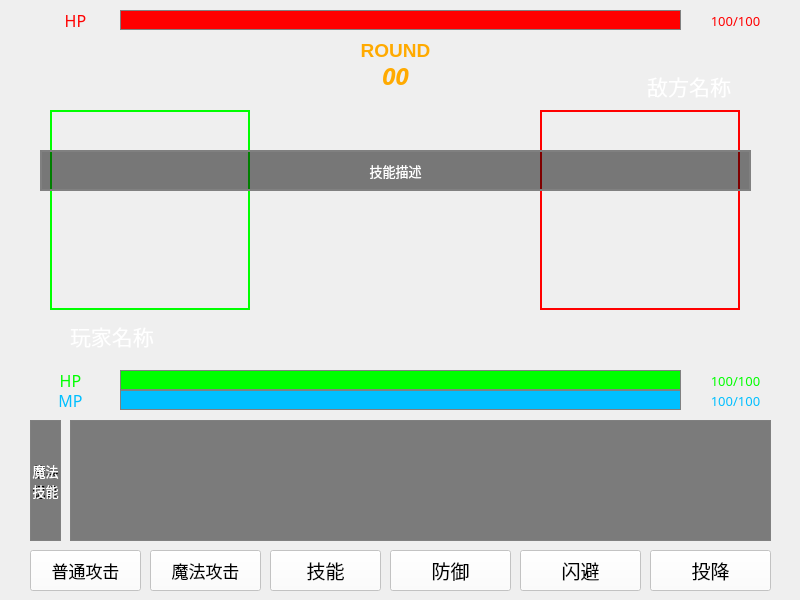
<?xml version="1.0" encoding="UTF-8"?>
<ui version="4.0">
 <class>Fightscene</class>
 <widget class="QWidget" name="Fightscene">
  <property name="geometry">
   <rect>
    <x>0</x>
    <y>0</y>
    <width>800</width>
    <height>600</height>
   </rect>
  </property>
  <property name="minimumSize">
   <size>
    <width>800</width>
    <height>600</height>
   </size>
  </property>
  <property name="maximumSize">
   <size>
    <width>800</width>
    <height>600</height>
   </size>
  </property>
  <property name="windowTitle">
   <string>Widget</string>
  </property>
  <widget class="QPushButton" name="attackButton">
   <property name="geometry">
    <rect>
     <x>30</x>
     <y>550</y>
     <width>111</width>
     <height>41</height>
    </rect>
   </property>
   <property name="font">
    <font>
     <family>微软雅黑</family>
     <pointsize>13</pointsize>
     <weight>50</weight>
     <bold>false</bold>
    </font>
   </property>
   <property name="autoFillBackground">
    <bool>false</bool>
   </property>
   <property name="styleSheet">
    <string notr="true">QPushButton{background-color:rgba(255,255,255,0.8);}
QPushButton:hover{color: red;}</string>
   </property>
   <property name="text">
    <string>普通攻击</string>
   </property>
   <property name="autoDefault">
    <bool>false</bool>
   </property>
   <property name="default">
    <bool>false</bool>
   </property>
   <property name="flat">
    <bool>false</bool>
   </property>
  </widget>
  <widget class="QPushButton" name="magicAttackButton">
   <property name="geometry">
    <rect>
     <x>150</x>
     <y>550</y>
     <width>111</width>
     <height>41</height>
    </rect>
   </property>
   <property name="font">
    <font>
     <family>微软雅黑</family>
     <pointsize>13</pointsize>
     <weight>50</weight>
     <bold>false</bold>
    </font>
   </property>
   <property name="autoFillBackground">
    <bool>false</bool>
   </property>
   <property name="styleSheet">
    <string notr="true">QPushButton{background-color:rgba(255,255,255,0.8);}
QPushButton:hover{color: royalblue;}</string>
   </property>
   <property name="text">
    <string>魔法攻击</string>
   </property>
   <property name="flat">
    <bool>false</bool>
   </property>
  </widget>
  <widget class="QPushButton" name="surrenderButton">
   <property name="geometry">
    <rect>
     <x>650</x>
     <y>550</y>
     <width>121</width>
     <height>41</height>
    </rect>
   </property>
   <property name="font">
    <font>
     <family>微软雅黑</family>
     <pointsize>14</pointsize>
     <weight>50</weight>
     <bold>false</bold>
    </font>
   </property>
   <property name="autoFillBackground">
    <bool>false</bool>
   </property>
   <property name="styleSheet">
    <string notr="true">QPushButton{background-color:rgba(255,255,255,0.8);}
QPushButton:hover{color: white;}</string>
   </property>
   <property name="text">
    <string>投降</string>
   </property>
  </widget>
  <widget class="QProgressBar" name="rivalHealthBar">
   <property name="geometry">
    <rect>
     <x>120</x>
     <y>10</y>
     <width>561</width>
     <height>20</height>
    </rect>
   </property>
   <property name="styleSheet">
    <string notr="true">QProgressBar{background:rgba(255, 255, 255, 128); border:1px solid; border-color:grey} QProgressBar::chunk{background:red}</string>
   </property>
   <property name="value">
    <number>100</number>
   </property>
   <property name="textVisible">
    <bool>false</bool>
   </property>
  </widget>
  <widget class="QProgressBar" name="playerHealthBar">
   <property name="geometry">
    <rect>
     <x>120</x>
     <y>370</y>
     <width>561</width>
     <height>20</height>
    </rect>
   </property>
   <property name="styleSheet">
    <string notr="true">QProgressBar{background:rgba(255, 255, 255, 128); border:1px solid; border-color:grey} QProgressBar::chunk{background: lime;}
</string>
   </property>
   <property name="value">
    <number>100</number>
   </property>
   <property name="textVisible">
    <bool>false</bool>
   </property>
  </widget>
  <widget class="QLabel" name="label_2">
   <property name="geometry">
    <rect>
     <x>30</x>
     <y>370</y>
     <width>81</width>
     <height>21</height>
    </rect>
   </property>
   <property name="font">
    <font>
     <family>Impact</family>
     <pointsize>12</pointsize>
    </font>
   </property>
   <property name="styleSheet">
    <string notr="true">color: lime</string>
   </property>
   <property name="text">
    <string>HP</string>
   </property>
   <property name="alignment">
    <set>Qt::AlignCenter</set>
   </property>
   <property name="wordWrap">
    <bool>true</bool>
   </property>
  </widget>
  <widget class="QLabel" name="label_1">
   <property name="geometry">
    <rect>
     <x>30</x>
     <y>10</y>
     <width>91</width>
     <height>21</height>
    </rect>
   </property>
   <property name="font">
    <font>
     <family>Impact</family>
     <pointsize>12</pointsize>
    </font>
   </property>
   <property name="styleSheet">
    <string notr="true">color: red</string>
   </property>
   <property name="text">
    <string>HP</string>
   </property>
   <property name="alignment">
    <set>Qt::AlignCenter</set>
   </property>
  </widget>
  <widget class="QLabel" name="playerPic">
   <property name="geometry">
    <rect>
     <x>50</x>
     <y>110</y>
     <width>200</width>
     <height>200</height>
    </rect>
   </property>
   <property name="styleSheet">
    <string notr="true">border-style: solid;
border-color: lime;
border-width: 2px;</string>
   </property>
   <property name="text">
    <string/>
   </property>
  </widget>
  <widget class="QLabel" name="rivalPic">
   <property name="geometry">
    <rect>
     <x>540</x>
     <y>110</y>
     <width>200</width>
     <height>200</height>
    </rect>
   </property>
   <property name="styleSheet">
    <string notr="true">border-style: solid;
border-color: red;
border-width: 2px;</string>
   </property>
   <property name="text">
    <string/>
   </property>
  </widget>
  <widget class="QLabel" name="playerName">
   <property name="geometry">
    <rect>
     <x>70</x>
     <y>320</y>
     <width>231</width>
     <height>31</height>
    </rect>
   </property>
   <property name="font">
    <font>
     <family>楷体</family>
     <pointsize>16</pointsize>
     <weight>50</weight>
     <bold>false</bold>
    </font>
   </property>
   <property name="styleSheet">
    <string notr="true">color: rgb(255, 255, 255);</string>
   </property>
   <property name="text">
    <string>玩家名称</string>
   </property>
  </widget>
  <widget class="QLabel" name="rivalName">
   <property name="geometry">
    <rect>
     <x>500</x>
     <y>70</y>
     <width>231</width>
     <height>31</height>
    </rect>
   </property>
   <property name="font">
    <font>
     <family>楷体</family>
     <pointsize>16</pointsize>
     <weight>50</weight>
     <bold>false</bold>
    </font>
   </property>
   <property name="styleSheet">
    <string notr="true">color: rgb(255, 255, 255);</string>
   </property>
   <property name="text">
    <string>敌方名称</string>
   </property>
   <property name="alignment">
    <set>Qt::AlignRight|Qt::AlignTrailing|Qt::AlignVCenter</set>
   </property>
  </widget>
  <widget class="QLabel" name="rivalHP">
   <property name="geometry">
    <rect>
     <x>690</x>
     <y>10</y>
     <width>91</width>
     <height>21</height>
    </rect>
   </property>
   <property name="font">
    <font>
     <family>Impact</family>
     <pointsize>10</pointsize>
    </font>
   </property>
   <property name="styleSheet">
    <string notr="true">color: red</string>
   </property>
   <property name="text">
    <string>100/100</string>
   </property>
   <property name="alignment">
    <set>Qt::AlignCenter</set>
   </property>
  </widget>
  <widget class="QLabel" name="playerHP">
   <property name="geometry">
    <rect>
     <x>690</x>
     <y>370</y>
     <width>91</width>
     <height>21</height>
    </rect>
   </property>
   <property name="font">
    <font>
     <family>Impact</family>
     <pointsize>10</pointsize>
    </font>
   </property>
   <property name="styleSheet">
    <string notr="true">color: lime</string>
   </property>
   <property name="text">
    <string>100/100</string>
   </property>
   <property name="alignment">
    <set>Qt::AlignCenter</set>
   </property>
  </widget>
  <widget class="QLabel" name="effectLabel">
   <property name="geometry">
    <rect>
     <x>350</x>
     <y>160</y>
     <width>91</width>
     <height>91</height>
    </rect>
   </property>
   <property name="font">
    <font>
     <family>楷体</family>
     <pointsize>16</pointsize>
    </font>
   </property>
   <property name="styleSheet">
    <string notr="true">color:blue</string>
   </property>
   <property name="text">
    <string/>
   </property>
   <property name="alignment">
    <set>Qt::AlignCenter</set>
   </property>
   <property name="wordWrap">
    <bool>true</bool>
   </property>
  </widget>
  <widget class="QLabel" name="roundText">
   <property name="geometry">
    <rect>
     <x>350</x>
     <y>60</y>
     <width>91</width>
     <height>31</height>
    </rect>
   </property>
   <property name="font">
    <font>
     <family>Let's go Digital</family>
     <pointsize>18</pointsize>
     <weight>75</weight>
     <italic>true</italic>
     <bold>true</bold>
    </font>
   </property>
   <property name="styleSheet">
    <string notr="true">color: rgb(255, 170, 0)</string>
   </property>
   <property name="text">
    <string>00</string>
   </property>
   <property name="alignment">
    <set>Qt::AlignCenter</set>
   </property>
  </widget>
  <widget class="QLabel" name="label_3">
   <property name="geometry">
    <rect>
     <x>350</x>
     <y>40</y>
     <width>91</width>
     <height>21</height>
    </rect>
   </property>
   <property name="font">
    <font>
     <family>Arial</family>
     <pointsize>14</pointsize>
     <weight>75</weight>
     <italic>false</italic>
     <bold>true</bold>
    </font>
   </property>
   <property name="styleSheet">
    <string notr="true">color: rgb(255, 170, 0)</string>
   </property>
   <property name="text">
    <string>ROUND</string>
   </property>
   <property name="alignment">
    <set>Qt::AlignCenter</set>
   </property>
  </widget>
  <widget class="QLabel" name="background">
   <property name="geometry">
    <rect>
     <x>0</x>
     <y>0</y>
     <width>800</width>
     <height>600</height>
    </rect>
   </property>
   <property name="text">
    <string/>
   </property>
  </widget>
  <widget class="QProgressBar" name="playerMagicBar">
   <property name="geometry">
    <rect>
     <x>120</x>
     <y>390</y>
     <width>561</width>
     <height>20</height>
    </rect>
   </property>
   <property name="styleSheet">
    <string notr="true">QProgressBar{background:rgba(255, 255, 255, 128); border:1px solid; border-color:grey} QProgressBar::chunk{background: DeepSkyBlue;}
</string>
   </property>
   <property name="value">
    <number>100</number>
   </property>
   <property name="textVisible">
    <bool>false</bool>
   </property>
  </widget>
  <widget class="QLabel" name="playerMP">
   <property name="geometry">
    <rect>
     <x>690</x>
     <y>390</y>
     <width>91</width>
     <height>21</height>
    </rect>
   </property>
   <property name="font">
    <font>
     <family>Impact</family>
     <pointsize>10</pointsize>
    </font>
   </property>
   <property name="styleSheet">
    <string notr="true">color: DeepSkyBlue</string>
   </property>
   <property name="text">
    <string>100/100</string>
   </property>
   <property name="alignment">
    <set>Qt::AlignCenter</set>
   </property>
  </widget>
  <widget class="QLabel" name="label_4">
   <property name="geometry">
    <rect>
     <x>30</x>
     <y>390</y>
     <width>81</width>
     <height>21</height>
    </rect>
   </property>
   <property name="font">
    <font>
     <family>Impact</family>
     <pointsize>12</pointsize>
    </font>
   </property>
   <property name="styleSheet">
    <string notr="true">color: DeepSkyBlue</string>
   </property>
   <property name="text">
    <string>MP</string>
   </property>
   <property name="alignment">
    <set>Qt::AlignCenter</set>
   </property>
   <property name="wordWrap">
    <bool>true</bool>
   </property>
  </widget>
  <widget class="QPushButton" name="defendButton">
   <property name="geometry">
    <rect>
     <x>390</x>
     <y>550</y>
     <width>121</width>
     <height>41</height>
    </rect>
   </property>
   <property name="font">
    <font>
     <family>微软雅黑</family>
     <pointsize>14</pointsize>
     <weight>50</weight>
     <bold>false</bold>
    </font>
   </property>
   <property name="autoFillBackground">
    <bool>false</bool>
   </property>
   <property name="styleSheet">
    <string notr="true">QPushButton{background-color:rgba(255,255,255,0.8);}
QPushButton:hover{color: yellow;}</string>
   </property>
   <property name="text">
    <string>防御</string>
   </property>
  </widget>
  <widget class="QPushButton" name="dodgeButton">
   <property name="geometry">
    <rect>
     <x>520</x>
     <y>550</y>
     <width>121</width>
     <height>41</height>
    </rect>
   </property>
   <property name="font">
    <font>
     <family>微软雅黑</family>
     <pointsize>14</pointsize>
     <weight>50</weight>
     <bold>false</bold>
    </font>
   </property>
   <property name="autoFillBackground">
    <bool>false</bool>
   </property>
   <property name="styleSheet">
    <string notr="true">QPushButton{background-color:rgba(255,255,255,0.8);}
QPushButton:hover{color: green;}</string>
   </property>
   <property name="text">
    <string>闪避</string>
   </property>
  </widget>
  <widget class="QListWidget" name="infoList">
   <property name="geometry">
    <rect>
     <x>70</x>
     <y>420</y>
     <width>701</width>
     <height>121</height>
    </rect>
   </property>
   <property name="styleSheet">
    <string notr="true">background-color: rgba(255, 255, 255, 128);
border-style: solid;
border-width: 1px;
border-color: grey;</string>
   </property>
   <property name="editTriggers">
    <set>QAbstractItemView::NoEditTriggers</set>
   </property>
   <property name="showDropIndicator" stdset="0">
    <bool>true</bool>
   </property>
  </widget>
  <widget class="QLabel" name="infoLabel">
   <property name="geometry">
    <rect>
     <x>30</x>
     <y>420</y>
     <width>31</width>
     <height>121</height>
    </rect>
   </property>
   <property name="font">
    <font>
     <family>黑体</family>
     <pointsize>10</pointsize>
    </font>
   </property>
   <property name="layoutDirection">
    <enum>Qt::LeftToRight</enum>
   </property>
   <property name="styleSheet">
    <string notr="true">background-color: rgb(255, 255, 255, 128);
border-style: solid;
border-width: 1px;
border-color: grey;</string>
   </property>
   <property name="text">
    <string>战斗记录</string>
   </property>
   <property name="alignment">
    <set>Qt::AlignCenter</set>
   </property>
   <property name="wordWrap">
    <bool>true</bool>
   </property>
  </widget>
  <widget class="QListWidget" name="skillList">
   <property name="enabled">
    <bool>true</bool>
   </property>
   <property name="geometry">
    <rect>
     <x>70</x>
     <y>420</y>
     <width>701</width>
     <height>121</height>
    </rect>
   </property>
   <property name="font">
    <font>
     <pointsize>12</pointsize>
    </font>
   </property>
   <property name="styleSheet">
    <string notr="true">color:white;
background-color: rgba(0, 0, 0, 128);
border-style: solid;
border-width: 1px;
border-color: grey;</string>
   </property>
   <property name="verticalScrollBarPolicy">
    <enum>Qt::ScrollBarAlwaysOff</enum>
   </property>
   <property name="flow">
    <enum>QListView::LeftToRight</enum>
   </property>
   <property name="resizeMode">
    <enum>QListView::Fixed</enum>
   </property>
   <property name="gridSize">
    <size>
     <width>60</width>
     <height>121</height>
    </size>
   </property>
   <property name="uniformItemSizes">
    <bool>true</bool>
   </property>
   <property name="wordWrap">
    <bool>true</bool>
   </property>
  </widget>
  <widget class="QLabel" name="skillLabel">
   <property name="enabled">
    <bool>true</bool>
   </property>
   <property name="geometry">
    <rect>
     <x>30</x>
     <y>420</y>
     <width>31</width>
     <height>121</height>
    </rect>
   </property>
   <property name="font">
    <font>
     <family>黑体</family>
     <pointsize>10</pointsize>
    </font>
   </property>
   <property name="layoutDirection">
    <enum>Qt::LeftToRight</enum>
   </property>
   <property name="styleSheet">
    <string notr="true">color:white;
background-color: rgba(0, 0, 0, 128);
border-style: solid;
border-width: 1px;
border-color: grey;</string>
   </property>
   <property name="text">
    <string>魔法技能</string>
   </property>
   <property name="alignment">
    <set>Qt::AlignCenter</set>
   </property>
   <property name="wordWrap">
    <bool>true</bool>
   </property>
  </widget>
  <widget class="QPushButton" name="skillButton">
   <property name="geometry">
    <rect>
     <x>270</x>
     <y>550</y>
     <width>111</width>
     <height>41</height>
    </rect>
   </property>
   <property name="font">
    <font>
     <family>微软雅黑</family>
     <pointsize>14</pointsize>
     <weight>50</weight>
     <bold>false</bold>
    </font>
   </property>
   <property name="autoFillBackground">
    <bool>false</bool>
   </property>
   <property name="styleSheet">
    <string notr="true">QPushButton{background-color:rgba(255,255,255,0.8);}
QPushButton:hover{color: blue;}</string>
   </property>
   <property name="text">
    <string>技能</string>
   </property>
   <property name="checkable">
    <bool>true</bool>
   </property>
   <property name="flat">
    <bool>false</bool>
   </property>
  </widget>
  <widget class="QLabel" name="playerEffectLabel">
   <property name="geometry">
    <rect>
     <x>50</x>
     <y>110</y>
     <width>200</width>
     <height>200</height>
    </rect>
   </property>
   <property name="text">
    <string/>
   </property>
  </widget>
  <widget class="QLabel" name="rivalEffectLabel">
   <property name="geometry">
    <rect>
     <x>540</x>
     <y>110</y>
     <width>200</width>
     <height>200</height>
    </rect>
   </property>
   <property name="text">
    <string/>
   </property>
  </widget>
  <widget class="QLabel" name="skillDesc">
   <property name="geometry">
    <rect>
     <x>40</x>
     <y>150</y>
     <width>711</width>
     <height>41</height>
    </rect>
   </property>
   <property name="font">
    <font>
     <family>黑体</family>
     <pointsize>10</pointsize>
    </font>
   </property>
   <property name="layoutDirection">
    <enum>Qt::LeftToRight</enum>
   </property>
   <property name="styleSheet">
    <string notr="true">color: white;
background-color: rgb(0, 0, 0, 128);
border-style: solid;
border-width: 2px;
border-color: grey;</string>
   </property>
   <property name="text">
    <string>技能描述</string>
   </property>
   <property name="alignment">
    <set>Qt::AlignCenter</set>
   </property>
   <property name="wordWrap">
    <bool>true</bool>
   </property>
  </widget>
  <zorder>background</zorder>
  <zorder>attackButton</zorder>
  <zorder>magicAttackButton</zorder>
  <zorder>surrenderButton</zorder>
  <zorder>rivalHealthBar</zorder>
  <zorder>playerHealthBar</zorder>
  <zorder>label_2</zorder>
  <zorder>label_1</zorder>
  <zorder>playerPic</zorder>
  <zorder>rivalPic</zorder>
  <zorder>playerName</zorder>
  <zorder>rivalName</zorder>
  <zorder>rivalHP</zorder>
  <zorder>playerHP</zorder>
  <zorder>effectLabel</zorder>
  <zorder>roundText</zorder>
  <zorder>label_3</zorder>
  <zorder>playerMagicBar</zorder>
  <zorder>playerMP</zorder>
  <zorder>label_4</zorder>
  <zorder>defendButton</zorder>
  <zorder>dodgeButton</zorder>
  <zorder>infoList</zorder>
  <zorder>infoLabel</zorder>
  <zorder>skillList</zorder>
  <zorder>skillLabel</zorder>
  <zorder>skillButton</zorder>
  <zorder>playerEffectLabel</zorder>
  <zorder>rivalEffectLabel</zorder>
  <zorder>skillDesc</zorder>
 </widget>
 <resources/>
 <connections/>
</ui>
